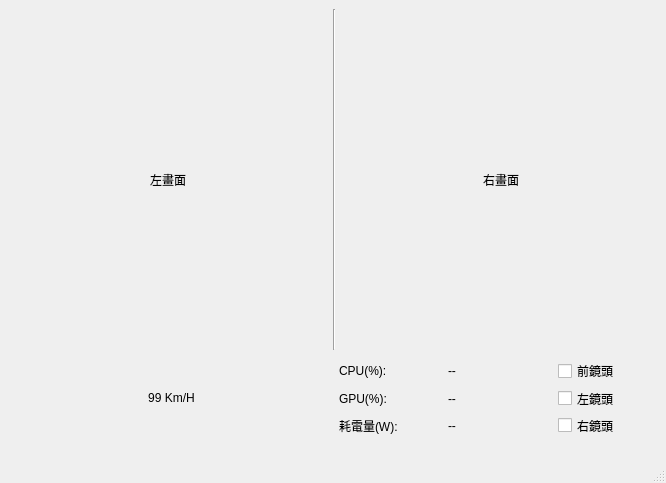
<?xml version="1.0" encoding="UTF-8"?>
<ui version="4.0">
 <class>MainWindow</class>
 <widget class="QMainWindow" name="MainWindow">
  <property name="geometry">
   <rect>
    <x>0</x>
    <y>0</y>
    <width>666</width>
    <height>483</height>
   </rect>
  </property>
  <property name="windowTitle">
   <string>MainWindow</string>
  </property>
  <widget class="QWidget" name="centralwidget">
   <widget class="QWidget" name="horizontalLayoutWidget">
    <property name="geometry">
     <rect>
      <x>9</x>
      <y>9</y>
      <width>651</width>
      <height>341</height>
     </rect>
    </property>
    <layout class="QHBoxLayout" name="horizontalLayout">
     <item>
      <widget class="QLabel" name="labelCamLeft">
       <property name="layoutDirection">
        <enum>Qt::LeftToRight</enum>
       </property>
       <property name="text">
        <string>左畫面</string>
       </property>
       <property name="alignment">
        <set>Qt::AlignCenter</set>
       </property>
      </widget>
     </item>
     <item>
      <widget class="Line" name="line">
       <property name="orientation">
        <enum>Qt::Vertical</enum>
       </property>
      </widget>
     </item>
     <item>
      <widget class="QLabel" name="labelCamRight">
       <property name="text">
        <string>右畫面</string>
       </property>
       <property name="alignment">
        <set>Qt::AlignCenter</set>
       </property>
      </widget>
     </item>
    </layout>
   </widget>
   <widget class="QWidget" name="horizontalLayoutWidget_2">
    <property name="geometry">
     <rect>
      <x>10</x>
      <y>360</y>
      <width>651</width>
      <height>76</height>
     </rect>
    </property>
    <layout class="QHBoxLayout" name="horizontalLayout_2">
     <item>
      <widget class="QLabel" name="labelSpeed">
       <property name="text">
        <string>99 Km/H</string>
       </property>
       <property name="alignment">
        <set>Qt::AlignCenter</set>
       </property>
      </widget>
     </item>
     <item>
      <layout class="QGridLayout" name="gridLayout_2">
       <item row="1" column="0">
        <widget class="QLabel" name="labelGpu">
         <property name="text">
          <string>GPU(%):</string>
         </property>
        </widget>
       </item>
       <item row="0" column="0">
        <widget class="QLabel" name="labelCpu">
         <property name="text">
          <string>CPU(%):</string>
         </property>
        </widget>
       </item>
       <item row="2" column="1">
        <widget class="QLabel" name="labelWattNum">
         <property name="text">
          <string>--</string>
         </property>
        </widget>
       </item>
       <item row="2" column="0">
        <widget class="QLabel" name="labelWatt">
         <property name="text">
          <string>耗電量(W):</string>
         </property>
        </widget>
       </item>
       <item row="1" column="1">
        <widget class="QLabel" name="labelGpuNum">
         <property name="text">
          <string>--</string>
         </property>
        </widget>
       </item>
       <item row="0" column="1">
        <widget class="QLabel" name="labelCpuNum">
         <property name="text">
          <string>--</string>
         </property>
        </widget>
       </item>
       <item row="0" column="2">
        <widget class="QCheckBox" name="checkBoxCamFront">
         <property name="text">
          <string>前鏡頭</string>
         </property>
        </widget>
       </item>
       <item row="1" column="2">
        <widget class="QCheckBox" name="checkBoxCamLeft">
         <property name="text">
          <string>左鏡頭</string>
         </property>
        </widget>
       </item>
       <item row="2" column="2">
        <widget class="QCheckBox" name="checkBoxCamRight">
         <property name="text">
          <string>右鏡頭</string>
         </property>
        </widget>
       </item>
      </layout>
     </item>
    </layout>
   </widget>
  </widget>
  <widget class="QMenuBar" name="menubar">
   <property name="geometry">
    <rect>
     <x>0</x>
     <y>0</y>
     <width>666</width>
     <height>21</height>
    </rect>
   </property>
  </widget>
  <widget class="QStatusBar" name="statusbar"/>
 </widget>
 <resources/>
 <connections/>
</ui>
